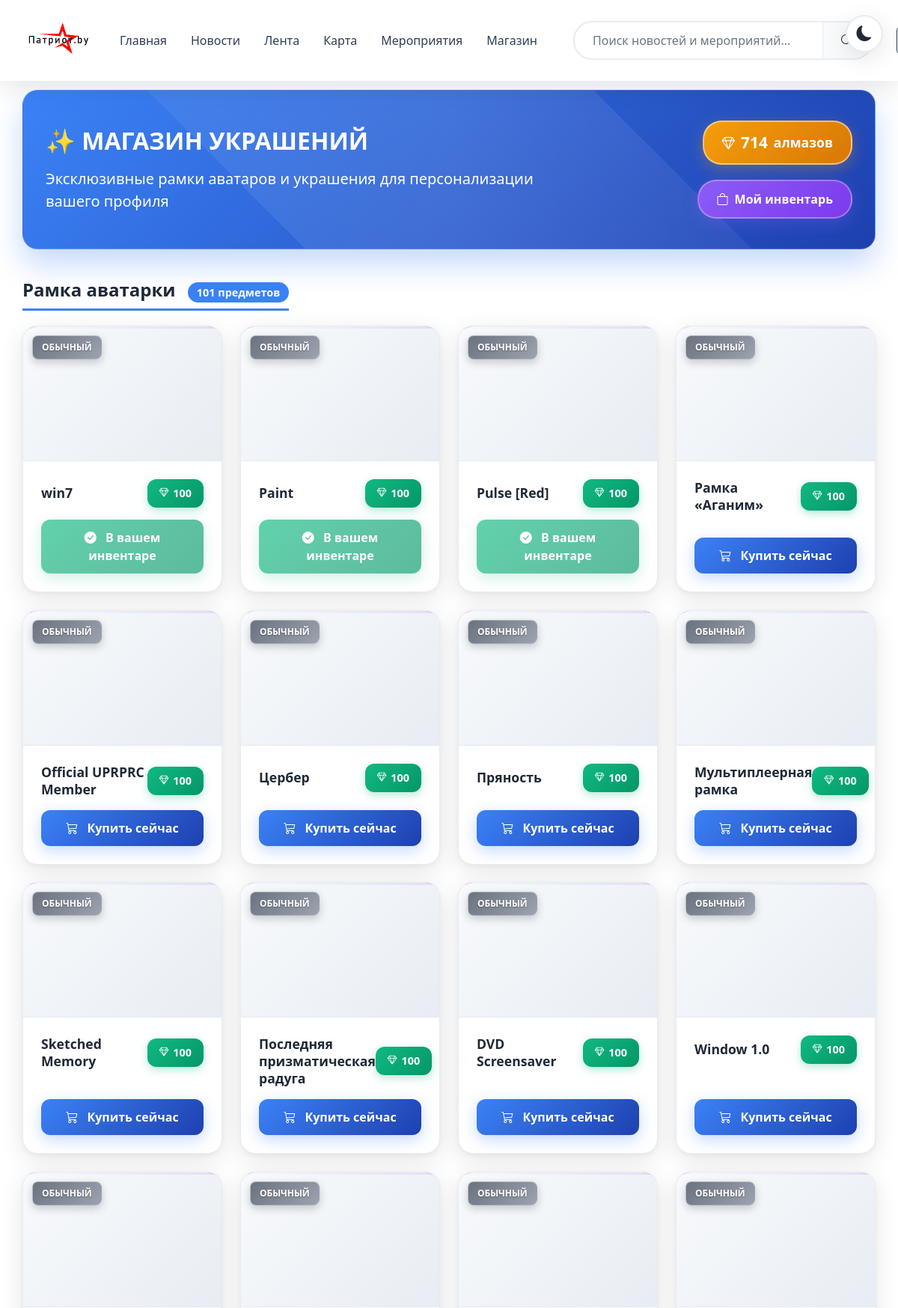
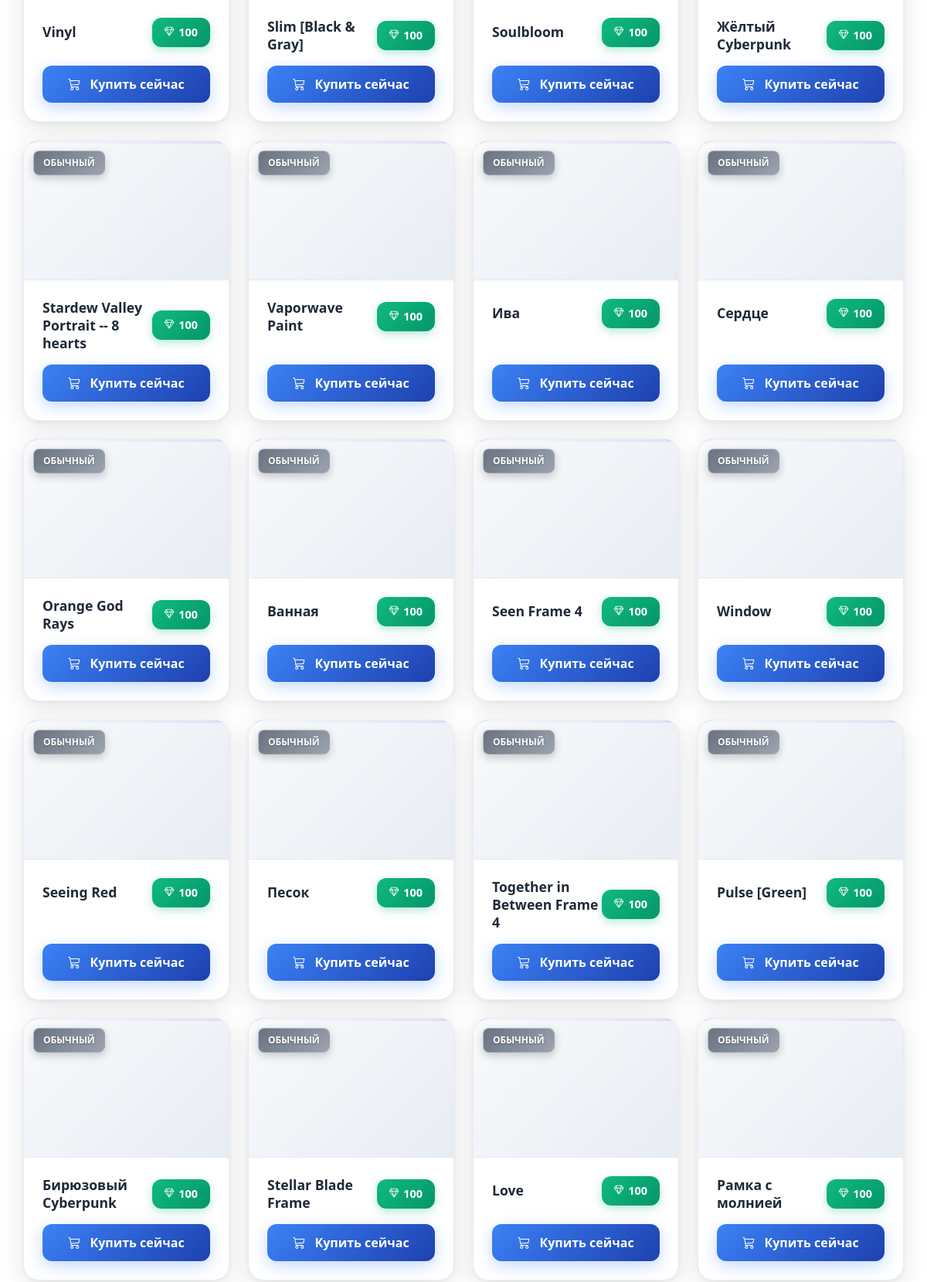
/shop/ (signed in, upper part), run on the app's committed database (2 pictures, top to bottom).
### app/models.py (models this page shows, shortened)
class ShopItem(models.Model):
    CATEGORY_CHOICES = [
        ('avatar_frame', 'Рамка аватарки'),
        ('profile_background', 'Фон профиля'),
        ('badge', 'Значок'),
        ('title', 'Особый титул'),
        ('animation', 'Анимация'),
    ]
    RARITY_CHOICES = [
        ('common', 'Обычный'),
        ('rare', 'Редкий'),
        ('epic', 'Эпический'),
        ('legendary', 'Легендарный'),
    ]
    name = models.CharField(max_length=255, verbose_name="Название товара")
    description = models.TextField(verbose_name="Описание")
    category = models.CharField(max_length=50, choices=CATEGORY_CHOICES, verbose_name="Категория")
    rarity = models.CharField(max_length=20, choices=RARITY_CHOICES, verbose_name="Редкость")
    price = models.IntegerField(verbose_name="Цена в алмазах")
    image = models.ImageField(upload_to='shop/items/', verbose_name="Изображение товара", blank=True, null=True)
    image_url = models.URLField(max_length=500, blank=True, null=True, verbose_name="URL изображения")
    preview_image = models.ImageField(upload_to='shop/previews/', blank=True, null=True, verbose_name="Превью")
    css_class = models.CharField(max_length=100, blank=True, verbose_name="CSS класс для стилизации")
    is_active = models.BooleanField(default=True, verbose_name="Активен")
    created_at = models.DateTimeField(auto_now_add=True)
    class Meta:
        verbose_name = "Товар магазина"
        verbose_name_plural = "Товары магазина"
        ordering = ['category', 'price']
    def get_image_url(self):
        if self.image_url:
            return self.image_url
        elif self.image and hasattr(self.image, 'url'):
            return self.image.url
        return '/static/images/default-shop-item.png'

### app/views.py (the view)
# urls.py: path('shop/', views.shop_view, name='shop'),
@never_cache
@login_required
def shop_view(request):
    items = ShopItem.objects.filter(is_active=True).order_by('category', 'price')
    categories = {}
    for item in items:
        if item.category not in categories:
            categories[item.category] = []
        categories[item.category].append(item)
    user_inventory = UserInventory.objects.filter(user=request.user).values_list('item_id', flat=True)
    context = {
        'categories': categories,
        'user_inventory': list(user_inventory),
        'user_diamonds': request.user.userprofile.diamonds,
        'cache_buster': int(timezone.now().timestamp()),
    }
    return render(request, 'shop/shop_new.html', context)

### app/templates/shop/shop_new.html (shortened to what this page needs)
{% extends 'base.html' %}
{% load static %}
{% block content %}
<div class="container shop-container-v5">
    <div class="row">
        <div class="col-12">
            <div class="shop-header-v5" id="shopHeaderV5">
                <div class="shop-header-content">
                    <div class="row align-items-center">
                        <div class="col-md-8">
                            <h1 class="h2 mb-3 fw-bold">✨ МАГАЗИН УКРАШЕНИЙ</h1>
                            <p class="mb-0 opacity-90 fs-5">Эксклюзивные рамки аватаров и украшения для персонализации вашего профиля</p>
                        </div>
                        <div class="col-md-4 text-md-end">
                            <div class="balance-inventory-row justify-content-md-end">
                                <div class="diamond-balance-v5">
                                    <i class="bi bi-gem"></i>
                                    <span class="diamond-count" id="diamondCount">{{ user_diamonds }}</span>
                                    <span>алмазов</span>
                                </div>
                                <button class="btn inventory-btn-v5" id="inventoryBtnV5">
                                    <i class="bi bi-bag"></i>
                                    <span>Мой инвентарь</span>
                                </button>
                            </div>
                        </div>
                    </div>
                </div>
            </div>
            {% for category, items in categories.items %}
            <div class="category-section-v5">
                <h3 class="category-title-v5">
                    {{ items.0.get_category_display }}
                    <span class="items-count-v5">{{ items|length }} предметов</span>
                </h3>
                <div class="row g-4">
                    {% for item in items %}
                    <div class="col-xl-3 col-lg-4 col-md-6 col-sm-6">
                        <div class="card shop-item-v5 h-100" style="animation-delay: {{ forloop.counter0|add:1 }}00ms">
                            <div class="item-image-container-v5">
                                <span class="rarity-badge-v5 rarity-{{ item.rarity }}-v5">
                                    {{ item.get_rarity_display }}
                                </span>
                            </div>
                            <div class="card-body card-body-v5 d-flex flex-column">
                                <div class="item-info-v5">
                                    <div class="item-name-v5">{{ item.name }}</div>
                                    <div class="price-tag-v5">
                                        <i class="bi bi-gem small"></i>
                                        <span>{{ item.price }}</span>
                                    </div>
                                </div>
                                <div class="mt-auto">
                                    {% if item.id in user_inventory %}
                                    <button class="btn owned-badge-v5" disabled>
                                        <i class="bi bi-check-circle-fill me-2"></i>
                                        В вашем инвентаре
                                    </button>
                                    {% else %}
                                    <button class="btn buy-btn-v5"
                                            data-item-id="{{ item.id }}"
                                            data-item-name="{{ item.name }}"
                                            data-item-price="{{ item.price }}"
                                            {% if user_diamonds < item.price %}disabled{% endif %}>
                                        <i class="bi bi-cart3 me-2"></i>
                                        Купить сейчас
                                    </button>
                                    {% endif %}
                                </div>
                            </div>
                        </div>
                    </div>
                    {% endfor %}
                </div>
            </div>
            {% endfor %}
        </div>
    </div>
</div>
{% endblock %}

### app/templates/base.html (style rules this page uses)
:root { --bg-primary: #ffffff; --bg-secondary: #f8f9fa; --bg-card: #ffffff; --text-primary: #2c3e50; --text-secondary: #6c757d; --border-color: #e9ecef; --shadow-light: 0 2px 15px rgba(0, 0, 0, 0.1); --shadow-medium: 0 4px 20px rgba(0, 0, 0, 0.15); --header-bg: #ffffff; --header-text: #2c3e50; --footer-bg: #343a40; --footer-text: #ffffff; --nav-link-color: #2c3e50; --nav-link-hover: #3498db; --btn-outline-color: #2c3e50; --btn-primary-bg: #3498db; --btn-primary-hover: #2980b9; --modal-bg: #ffffff; --modal-text: #212529; --search-bg: #ffffff; --search-text: #000000; --search-border: #e9ecef; --search-placeholder: #6c757d; --card-bg: #ffffff; --card-text: #2c3e50; --section-divider-bg: #ffffff; }
body { background-color: var(--bg-primary); color: var(--text-primary); transition: all 0.5s ease; min-height: 100vh; display: flex; flex-direction: column; }
a, button, .btn, .card, .nav-link { transition: all 0.3s ease; }

### data on the page
ShopItem: category "Рамка аватарки", rarity "ОБЫЧНЫЙ", name "win7", price "100", shows "В вашем инвентаре"
ShopItem: rarity "ОБЫЧНЫЙ", name "Paint", price "100", shows "В вашем инвентаре"
ShopItem: rarity "ОБЫЧНЫЙ", name "Pulse [Red]", price "100", shows "В вашем инвентаре"
ShopItem: rarity "ОБЫЧНЫЙ", name "Рамка «Аганим»", price "100"
ShopItem: rarity "ОБЫЧНЫЙ", name "Official UPRPRC Member", price "100"
ShopItem: rarity "ОБЫЧНЫЙ", name "Цербер", price "100"
ShopItem: rarity "ОБЫЧНЫЙ", name "Пряность", price "100"
ShopItem: rarity "ОБЫЧНЫЙ", name "Мультиплеерная рамка", price "100"
ShopItem: rarity "ОБЫЧНЫЙ", name "Sketched Memory", price "100"
ShopItem: rarity "ОБЫЧНЫЙ", name "Последняя призматическая радуга", price "100"
ShopItem: rarity "ОБЫЧНЫЙ", name "DVD Screensaver", price "100"
ShopItem: rarity "ОБЫЧНЫЙ", name "Window 1.0", price "100"
ShopItem: rarity "ОБЫЧНЫЙ", name "Vinyl", price "100"
ShopItem: rarity "ОБЫЧНЫЙ", name "Slim [Black & Gray]", price "100"
ShopItem: rarity "ОБЫЧНЫЙ", name "Soulbloom", price "100"
ShopItem: rarity "ОБЫЧНЫЙ", name "Жёлтый Cyberpunk", price "100"
ShopItem: rarity "ОБЫЧНЫЙ", name "Stardew Valley Portrait -- 8 hearts", price "100"
ShopItem: rarity "ОБЫЧНЫЙ", name "Vaporwave Paint", price "100"
ShopItem: rarity "ОБЫЧНЫЙ", name "Ива", price "100"
ShopItem: rarity "ОБЫЧНЫЙ", name "Сердце", price "100"
ShopItem: rarity "ОБЫЧНЫЙ", name "Orange God Rays", price "100"
ShopItem: rarity "ОБЫЧНЫЙ", name "Ванная", price "100"
ShopItem: rarity "ОБЫЧНЫЙ", name "Seen Frame 4", price "100"
ShopItem: rarity "ОБЫЧНЫЙ", name "Window", price "100"
ShopItem: rarity "ОБЫЧНЫЙ", name "Seeing Red", price "100"
ShopItem: rarity "ОБЫЧНЫЙ", name "Песок", price "100"
ShopItem: rarity "ОБЫЧНЫЙ", name "Together in Between Frame 4", price "100"
ShopItem: rarity "ОБЫЧНЫЙ", name "Pulse [Green]", price "100"
ShopItem: rarity "ОБЫЧНЫЙ", name "Бирюзовый Cyberpunk", price "100"
ShopItem: rarity "ОБЫЧНЫЙ", name "Stellar Blade Frame", price "100"
ShopItem: rarity "ОБЫЧНЫЙ", name "Love", price "100"
ShopItem: rarity "ОБЫЧНЫЙ", name "Рамка с молнией", price "100"

### other printed values
{{ user_diamonds }} "714"
{{ items|length }} "101"
